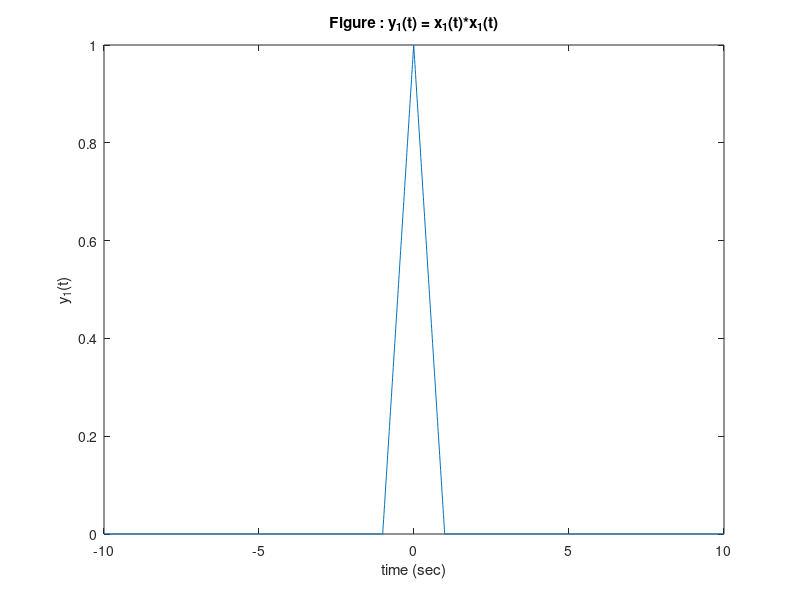

MATLAB code to generate this figure:
clear all;
close all;
clc;

Ts=0.01; %Sampling time
t=-5:Ts:5; %Time vector

% Define the rectangular pulse function
function x = rect(t)
  x = (t >= -0.5 & t < 0.5);
 endfunction

x1=rect(t);
y=Ts*conv(x1,x1);

t_y=-10:Ts:10; %New time vector for y

try
    plot(t_y,y) %Plot y against t_y instead of t
catch
    disp('The dimensions do not match for t_y and y');
end

xlabel( 'time (sec)');
ylabel('y_1(t)');
title('Figure : y_1(t) = x_1(t)*x_1(t)');

